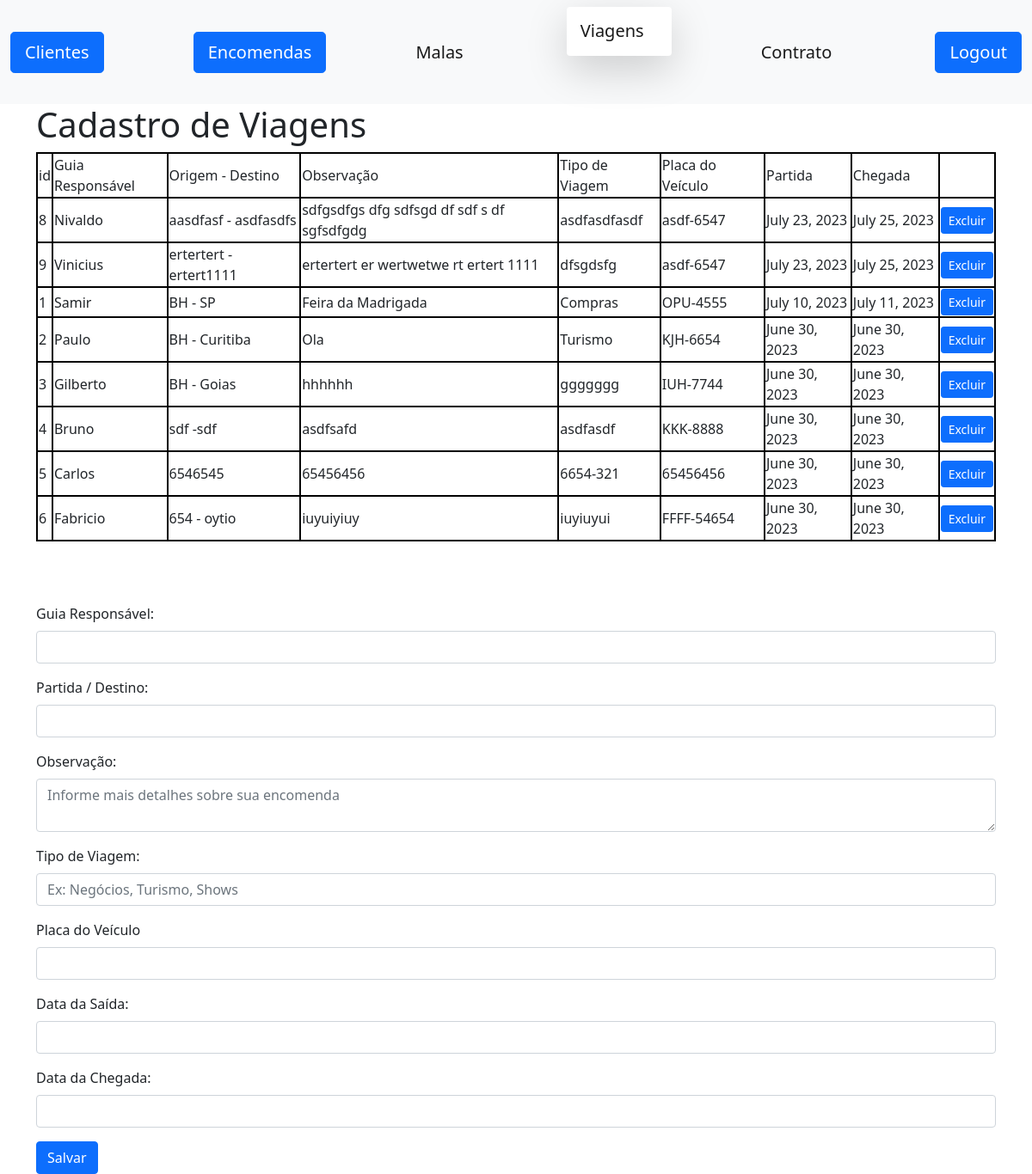
/travels/travels (signed in), run on an earlier commit of the app's database.
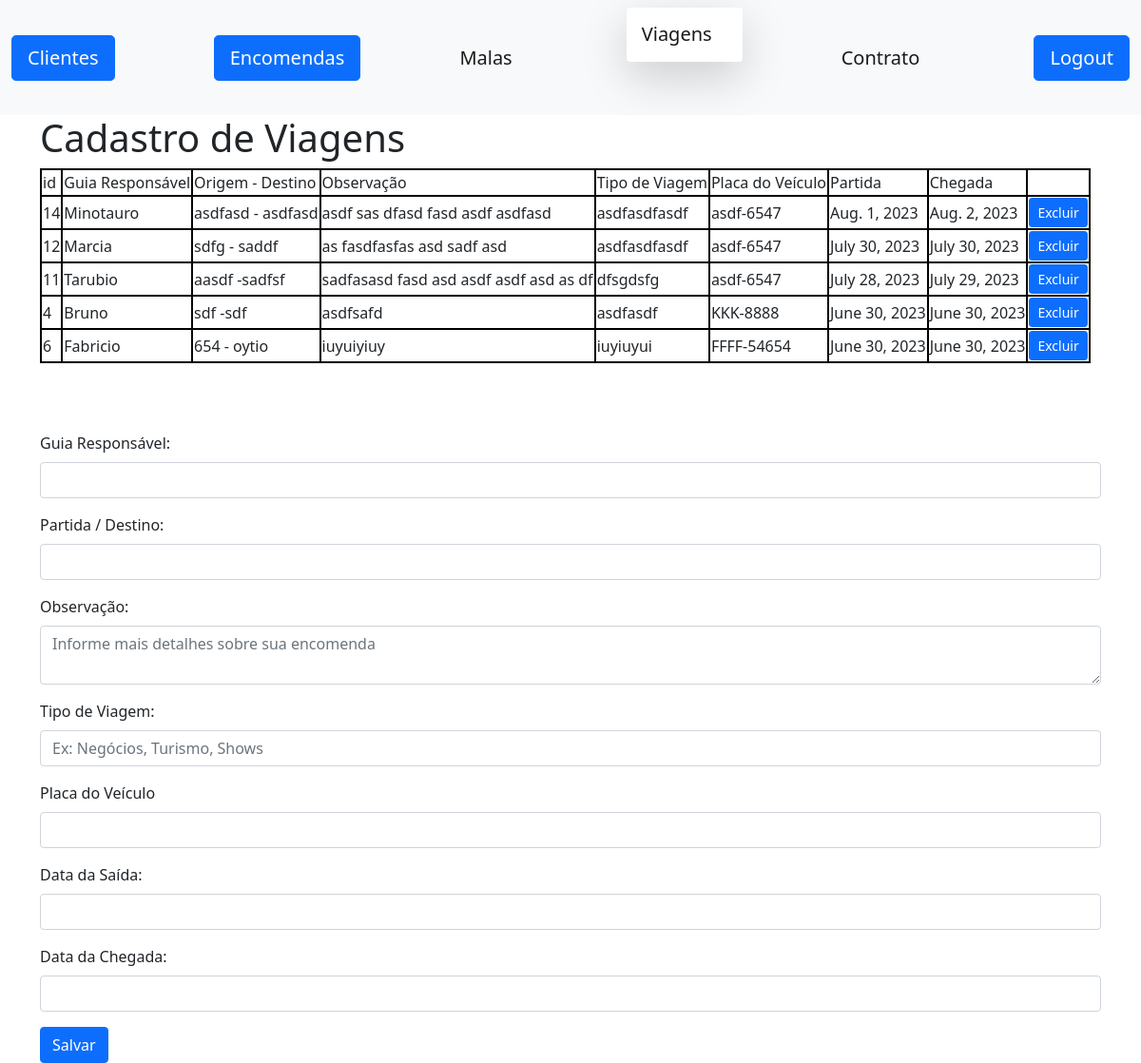
And on a later commit of the database.
### travels/models.py (models this page shows, shortened)
class Travel(models.Model):
    id = models.AutoField(primary_key=True)
    responsible_guide = models.TextField(max_length=60, null=False)
    departure_destination = models.TextField(max_length=100, null=False)
    description = models.TextField(max_length=255, null=False)
    type = models.TextField(max_length=30, null=False)
    vehicle_plate = models.TextField(max_length=10, null=False)
    date_departure = models.DateField(null=True, blank=True)
    date_arrival = models.DateField(null=True, blank=True)

### travels/views.py (the view)
# urls.py: path('travels/', include('travels.urls'), name='travels' ),
@login_required(login_url="/accounts/login")
def travels(request):
    if request.user.is_superuser:
        travels = Travel.objects.all().order_by('-date_departure').values()
        travels = travels[:8]
        return render(request, "travels.html", {"travels": travels})
    else:
        return redirect("/accounts/login/")

### travels/templates/travels.html (shortened to what this page needs)
<!doctype html>
<html lang="en">
  <head>
    <link href="https://cdn.jsdelivr.net/npm/bootstrap@5.0.2/dist/css/bootstrap.min.css" rel="stylesheet">
  </head>
  <body>
    <nav class="navbar navbar-light bg-light">
      <div class="container-fluid">
        <button onclick="location.href = '/clients/';" class="btn btn-lg btn-primary btn-block" type="submit">Clientes</button>
        <button onclick="location.href = '/orders/';" class="btn btn-lg btn-primary btn-block" type="submit">Encomendas</button>
        <span class="navbar-brand mb-0 h1">Malas</span>
        <div class="shadow-lg p-3 mb-5 bg-body rounded">
          <span class="navbar-brand mb-0 h1">Viagens</span>
        </div>
        <span class="navbar-brand mb-0 h1">Contrato</span>
        <button onclick="location.href = '/accounts/logout/';" class="btn btn-lg btn-primary btn-block" type="submit">Logout</button>
      </div>
    </nav>
    <div class="container">
      <h1>Cadastro de Viagens</h1>
        <table>
          <tr>
            <td>id</td>
            <td>Guia Responsável</td>
            <td>Origem - Destino</td>
            <td>Observação</td>
            <td>Tipo de Viagem</td>
            <td>Placa do Veículo</td>
            <td>Partida</td>
            <td>Chegada</td>
          </tr>
          {% for travel in travels%}
          <tr>
            <td> {{ travel.id }}</td>
            <td> {{ travel.responsible_guide }}</td>
            <td> {{ travel.departure_destination }}</td>
            <td> {{ travel.description }}</td>
            <td> {{ travel.type }}</td>
            <td> {{ travel.vehicle_plate }}</td>
            <td> {{ travel.date_departure }}</td>
            <td> {{ travel.date_arrival }}</td>
            <td>
              <form action="{% url 'delete_travel' travel.id %}" method="post">
                <button class="btn btn-primary btn-sm" type="submit">Excluir</button>
              </form>
            </td>
          </tr>
          {% endfor %}
        </table>
        <br/><br/><br/>
        <form action="{% url 'save' %}" method="post">
            <div class="form-group mb-3">
              <label class="form-label">Guia Responsável:</label>
              <input name="responsible_guide" class="form-control" type="text" aria-label="default input example">
            </div>
            <div class="form-group mb-3">
              <label class="form-label">Partida / Destino:</label>
              <input name="departure_destination" type="text" class="form-control" />
            </div>
            <div class="form-group mb-3">
              <label class="form-label">Observação:</label>
              <textarea name="description" class="form-control" placeholder="Informe mais detalhes sobre sua encomenda" id="floatingTextarea"></textarea>
            </div>
            <div class="form-group mb-3">
              <label class="form-label">Tipo de Viagem:</label>
              <input name="type" placeholder="Ex: Negócios, Turismo, Shows" class="form-control" type="text" aria-label="default input example">
            </div>
            <div class="form-group mb-3">
              <label class="form-label">Placa do Veículo</label>
              <input name="vehicle_plate" type="text" class="form-control" />
            </div>
            <div class="form-group mb-3">
              <label class="form-label">Data da Saída:</label>
              <input name="date_departure" class="form-control" type="text" aria-label="default input example">
            </div>
            <div class="form-group mb-3">
              <label class="form-label">Data da Chegada:</label>
              <input name="date_arrival" class="form-control" type="text" aria-label="default input example">
            </div>
            <button type="submit" class="btn btn-primary">Salvar</button>
        </form>
    </div>
  </body>
</html>

What changed in the data, as far as the page shows it:
removed Travel: id "8", responsible_guide "Nivaldo", departure_destination "aasdfasf - asdfasdfs", description "sdfgsdfgs dfg sdfsgd df sdf s df sgfsdfgdg", type "asdfasdfasdf", vehicle_plate "asdf-6547", date_departure "July 23, 2023", date_arrival "July 25, 2023"
removed Travel: id "9", responsible_guide "Vinicius", departure_destination "ertertert - ertert1111", description "ertertert er wertwetwe rt ertert 1111", type "dfsgdsfg", vehicle_plate "asdf-6547", date_departure "July 23, 2023", date_arrival "July 25, 2023"
removed Travel: id "1", responsible_guide "Samir", departure_destination "BH - SP", description "Feira da Madrigada", type "Compras", vehicle_plate "OPU-4555", date_departure "July 10, 2023", date_arrival "July 11, 2023"
removed Travel: id "2", responsible_guide "Paulo", departure_destination "BH - Curitiba", description "Ola", type "Turismo", vehicle_plate "KJH-6654", date_departure "June 30, 2023", date_arrival "June 30, 2023"
removed Travel: id "3", responsible_guide "Gilberto", departure_destination "BH - Goias", description "hhhhhh", type "ggggggg", vehicle_plate "IUH-7744", date_departure "June 30, 2023", date_arrival "June 30, 2023"
removed Travel: id "5", responsible_guide "Carlos", departure_destination "6546545", description "65456456", type "6654-321", vehicle_plate "65456456", date_departure "June 30, 2023", date_arrival "June 30, 2023"
added Travel: id "14", responsible_guide "Minotauro", departure_destination "asdfasd - asdfasd", description "asdf sas dfasd fasd asdf asdfasd", type "asdfasdfasdf", vehicle_plate "asdf-6547", date_departure "Aug. 1, 2023", date_arrival "Aug. 2, 2023"
added Travel: id "12", responsible_guide "Marcia", departure_destination "sdfg - saddf", description "as fasdfasfas asd sadf asd", type "asdfasdfasdf", vehicle_plate "asdf-6547", date_departure "July 30, 2023", date_arrival "July 30, 2023"
added Travel: id "11", responsible_guide "Tarubio", departure_destination "aasdf -sadfsf", description "sadfasasd fasd asd asdf asdf asd as df", type "dfsgdsfg", vehicle_plate "asdf-6547", date_departure "July 28, 2023", date_arrival "July 29, 2023"
